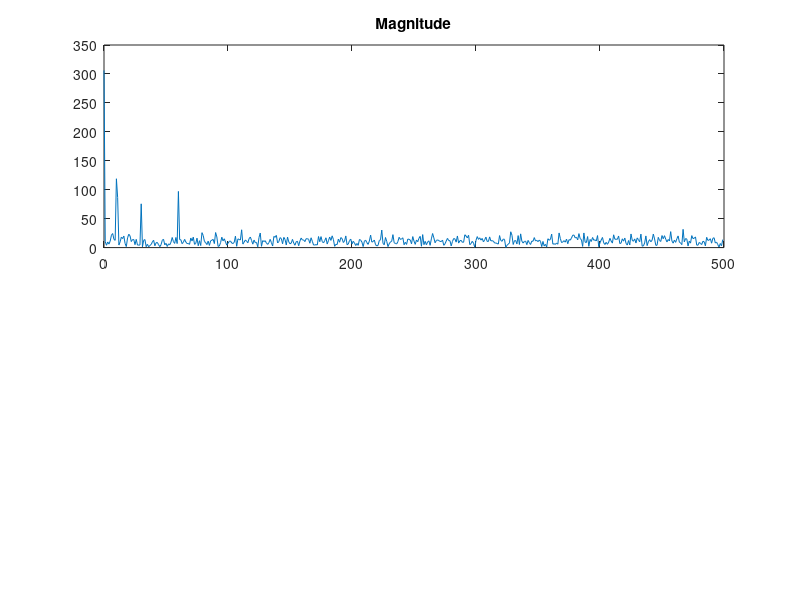

The MATLAB script that drew this image:
clear all; clc; clf

load('noisy_sine_data.mat');

figure(1)

N = length(t);
deltaT = t(2) - t(1);
T = N * deltaT;

y = fft(u);
m = abs(y);
y(m<1e-6) = 0;
p = unwrap(angle(y));

%f = (0:length(y)-1)*100/length(y);        % Frequency vector
f = 0:1/T:.5*(N-1)/T;

subplot(2,1,1)
plot(f,m(1:N/2))
title('Magnitude')

% subplot(2,1,2)
% plot(f,p*180/pi)
% title('Phase')